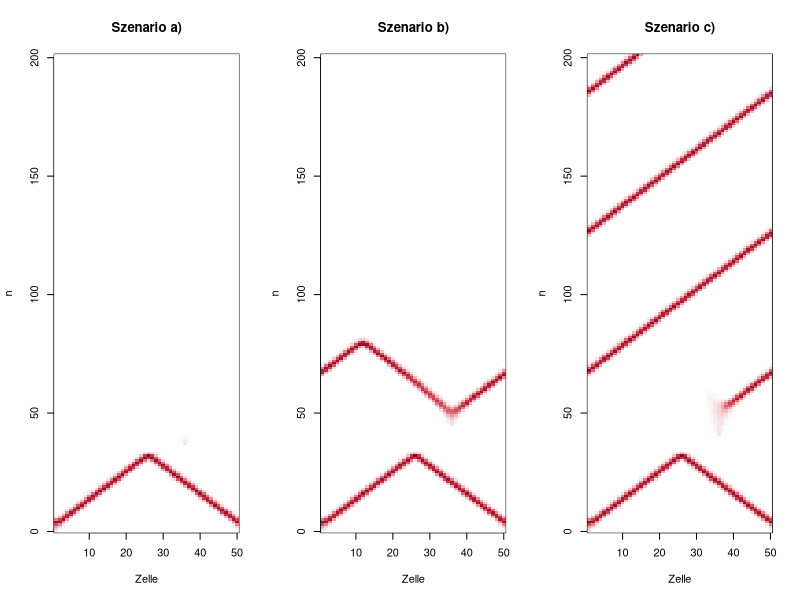

Recreate this plot in R.
# Abb. 2.22: die drei Szenarien des Ringmodells in der Draufsicht (Buch, Abschnitt 2.5, Gl. 2.34)
# waagrecht die Zellen, senkrecht die Zeitschritte n, Farbe = y1; jede schräge Spur ist eine wandernde Welle
# (c) 2026 Philipp Kügler · Programm zum Buch „Dynamische Systeme in den Lebenswissenschaften“ · MIT-Lizenz (siehe LICENSE)
a <- 0.89; b <- 0.6; c <- 0.28; k <- 0.02; d <- 0.4
f1 <- function(y1, y2) y1^2 * exp(y2 - y1) + k

# Ruhezustand: einzelne Zelle 180 Schritte lang ab (0.2, c/(1 - a)) rechnen
y1r <- 0.2; y2r <- c / (1 - a)
for (j in 1:180) { y1neu <- f1(y1r, y2r); y2r <- a * y2r - b * y1r + c; y1r <- y1neu }

ring <- function(n_stoer = -1, Z = 50, schritte = 201) {
  # Ring aus Z Zellen; Zelle 1 startet erregt (0.3), optional zweite Anregung der Zelle 36 nach n_stoer Schritten
  Y1 <- matrix(y1r, schritte + 1, Z); Y2 <- matrix(y2r, schritte + 1, Z)   # Zeile n+1 = Zeitschritt n
  Y1[1, 1] <- 0.3
  rechts <- c(2:Z, 1); links <- c(Z, 1:(Z - 1))                          # Nachbarn auf dem Ring
  for (n in 0:(schritte - 1)) {
    F <- f1(Y1[n + 1, ], Y2[n + 1, ])
    Y1[n + 2, ] <- (1 - d) * F + d / 2 * (F[rechts] + F[links])
    Y2[n + 2, ] <- a * Y2[n + 1, ] - b * Y1[n + 1, ] + c
    if (n + 1 == n_stoer) Y1[n + 2, 36] <- 0.3                         # zweite Anregung der Zelle 36
  }
  Y1
}
stamm <- function(werte, titel) {        # Säulen über den Zellen des Rings (räumliche Darstellung)
  w <- seq(0, 2 * pi, length.out = 51)[1:50]; cx <- cos(w); cy <- sin(w)
  pm <- persp(c(-1.1, 1.1), c(-1.1, 1.1), matrix(0, 2, 2), zlim = c(0, 4.5), theta = 20, phi = 25,
              border = NA, box = FALSE, main = titel)
  unten <- trans3d(cx, cy, 0, pm); oben <- trans3d(cx, cy, werte, pm)
  lines(trans3d(c(cx, cx[1]), c(cy, cy[1]), 0, pm), col = "grey70")
  segments(unten$x, unten$y, oben$x, oben$y, col = rgb(0.64, 0.08, 0.18))
  points(oben, pch = 16, cex = 0.6, col = rgb(0.64, 0.08, 0.18))
}

weissrot <- colorRampPalette(c("white", rgb(0.89, 0.44, 0.49), rgb(0.64, 0.08, 0.18), rgb(0.43, 0.04, 0.12)))(64)
par(mfrow = c(1, 3))
for (sz in list(list("a", 37), list("b", 45), list("c", 41))) {
  Y1 <- ring(sz[[2]])
  image(1:50, 0:201, t(Y1), col = weissrot, zlim = c(0, 4.2), xlab = "Zelle", ylab = "n", main = sprintf("Szenario %s)", sz[[1]]))
  zeiten <- (100:201)[Y1[101:202, 1] > 1]
  cat(sprintf("Szenario %s): Zeitschritte mit erregter Zelle 1 ab n = 100: [%s]\n", sz[[1]], paste(head(zeiten, 6), collapse = ", ")))
}
